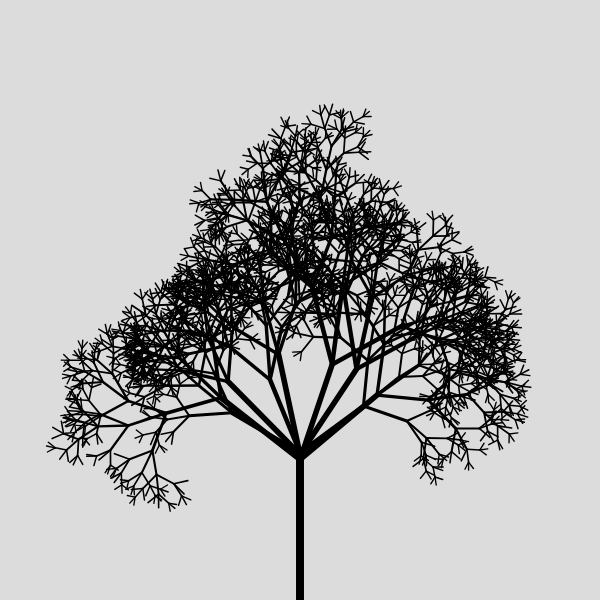
Frame 1 (no input)
Frame 2 (the mouse pressed at the canvas centre, redrawn once): identical to frame 1, image omitted

The p5.js sketch that drew this single still picture (run headless with seeded random() and noise() and a simulated clock; the mouse was pressed at the canvas centre and the sketch redrawn once):

// p5.js sketch
// ── sketch.js
let angle;

function setup() {
  createCanvas(600, 600);
  background(220);

  angle = PI/4;
  for (let i = 0; i < 3; i++) {
    push();
    translate(width/2, height);
    branch( random(140, 150) );
    pop();
  }
}

function draw() {
  //background(220);
  //angle = map(mouseX, 0, width, PI/2, 0);
  noLoop();
}


function branch(len) {
  let thickness = map(len, 0, 200, 1, 10);
  strokeWeight(thickness);
  line(0, 0, 0, -len);

  translate(0, -len);
  len = len * 2/3 * random(0.70, 1.20);

  if (len > 8) {
    push();
    rotate(angle + random(-0.3, 0.3));
    branch(len);
    pop();

    push();
    rotate(-angle + random(-0.3, 0.3));
    branch(len);
    pop();

    push();
    rotate(random(-0.4, 0.4));
    branch(len);
    pop();
  }
}














// :D
